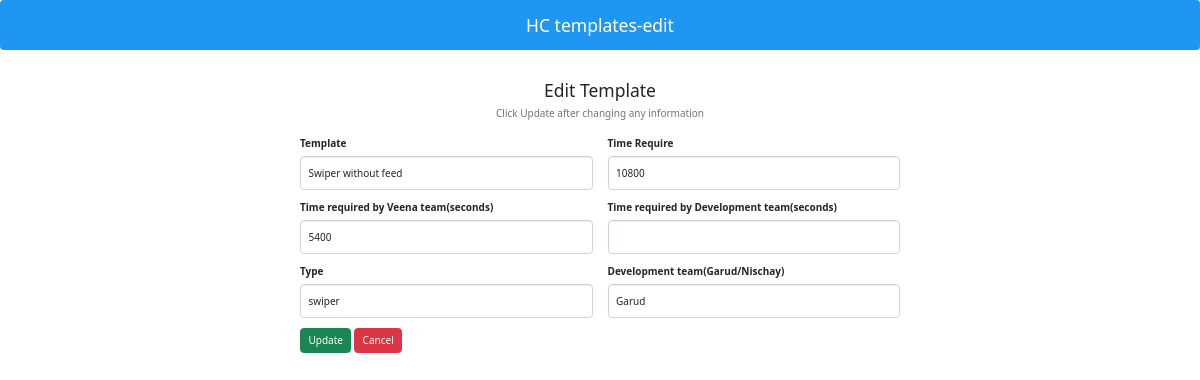
/tracker_update/edit.php?sno=3, run on the app's committed database.
### tables this page shows
CREATE TABLE `hc_templates` (
  `sno` int(11) NOT NULL,
  `template` varchar(255) NOT NULL,
  `time_req_veena` int(100) NOT NULL,
  `time_req` int(100) NOT NULL,
  `type` varchar(255) NOT NULL,
  `development_assign` varchar(100) NOT NULL
);

### tracker_update/edit.php (the view, shortened to what this page needs)
<?php
include "../conn.php";
$sno=$_GET['sno'];
?>
<!DOCTYPE html>
<html lang="en">
<head>
<link href="https://cdn.jsdelivr.net/npm/bootstrap@5.2.1/dist/css/bootstrap.min.css" rel="stylesheet">
<link rel="stylesheet" href="https://cdnjs.cloudflare.com/ajax/libs/font-awesome/6.2.0/css/all.min.css" />
</head>
<body>
<nav class="navbar navbar-light justify-content-center fs-3 mb-5" style="background-color:#2096f3;color:#fff">
HC templates-edit
</nav>
<div class="container">
    <div class="text-center mb-4">
        <h3>
            Edit Template
        </h3>
        <p class="text-muted">
            Click Update after changing any information
        </p>
    </div>
<?php
$sql="SELECT * FROM `hc_templates` WHERE sno=$sno LIMIT 1";
$result=mysqli_query($connectDB,$sql);
$row=mysqli_fetch_assoc($result);
?>
    <div class="container d-flex justify-content-center">
        <form action="" method="post" style="width:50vw;min-width:300px;">
            <div class="row mb-3">
                <div class="col">
                    <label class="form-label">Template</label>
                    <input type="text" class="form-control" name="template" value="<?php echo $row['template']?>">
                </div>
                <div class="col">
                    <label class="form-label">Time Require</label>
                    <input type="text" class="form-control" name="time_req" value="<?php echo $row['time_req']?>">
                </div>
            </div>
            <div class="row mb-3">
                <div class="col">
                    <label class="form-label">Time required by Veena team(seconds)</label>
                    <input type="text" class="form-control" name="time_req_veena" value="<?php echo $row['time_req_veena']?>">
                </div>
                <div class="col">
                    <label class="form-label">Time required by Development team(seconds)</label>
                    <input type="text" class="form-control" name="time_req_dev" value="<?php echo $row['time_req_dev']?>">
                </div>
            </div>
            <div class="row mb-3">
            <div class="col">
                <label class="form-label">Type</label>
                <input type="text" class="form-control" name="type"  value="<?php echo $row['type']?>">
            </div>
                <div class="col">
                    <label class="form-label">Development team(Garud/Nischay)</label>
                    <input type="text" class="form-control" name="development_assign" value="<?php echo $row['development_assign']?>">
                </div>
            </div>
            <div>
                <button type="submit" class="btn btn-success" name="submit">Update</button>
                <a href="index.php" class="btn btn-danger">Cancel</a>
            </div>
        </form>
    </div>
</div>
</body>
</html>

### data on the page
hc_templates: template "Swiper without feed", time_req "10800", time_req_veena "5400", type "swiper", development_assign "Garud"
